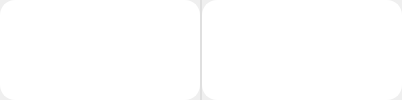
                 <widget class="QFrame" name="Result_QF_cam">
                  <property name="styleSheet">
                   <string notr="true"/>
                  </property>
                  <!-- <property name="frameShape">
                   <enum>QFrame::StyledPanel</enum>
                  </property> -->
                  <property name="frameShadow">
                   <enum>QFrame::Raised</enum>
                  </property>
                  <layout class="QVBoxLayout" name="verticalLayout_30">
                   <property name="spacing">
                    <number>0</number>
                   </property>
                   <property name="leftMargin">
                    <number>0</number>
                   </property>
                   <property name="topMargin">
                    <number>0</number>
                   </property>
                   <property name="rightMargin">
                    <number>0</number>
                   </property>
                   <property name="bottomMargin">
                    <number>0</number>
                   </property>
                   <item>
                    <widget class="QSplitter" name="splitter_cam">
                     <property name="styleSheet">
                      <string notr="true">#splitter_cam::handle{background: 1px solid  rgba(200, 200, 200,100);}</string>
                     </property>
                     <property name="orientation">
                      <enum>Qt::Horizontal</enum>
                     </property>
                     <property name="handleWidth">
                      <number>2</number>
                     </property>
                     <widget class="QLabel" name="pre_cam">
                      <property name="minimumSize">
                       <size>
                        <width>200</width>
                        <height>100</height>
                       </size>
                      </property>
                      <property name="styleSheet">
                       <string notr="true">background-color: rgb(255, 255, 255);
border:2px solid rgb(255, 255, 255);
border-radius:15px</string>
                      </property>
                      <property name="text">
                       <string/>
                      </property>
                      <property name="alignment">
                       <set>Qt::AlignCenter</set>
                      </property>
                     </widget>
                     <widget class="QLabel" name="res_cam">
                      <property name="minimumSize">
                       <size>
                        <width>200</width>
                        <height>100</height>
                       </size>
                      </property>
                      <property name="styleSheet">
                       <string notr="true">background-color: rgb(255, 255, 255);
border:2px solid rgb(255, 255, 255);
border-radius:15px</string>
                      </property>
                      <property name="text">
                       <string/>
                      </property>
                      <property name="alignment">
                       <set>Qt::AlignCenter</set>
                      </property>
                     </widget>
                    </widget>
                   </item>
                  </layout>
                 </widget>
